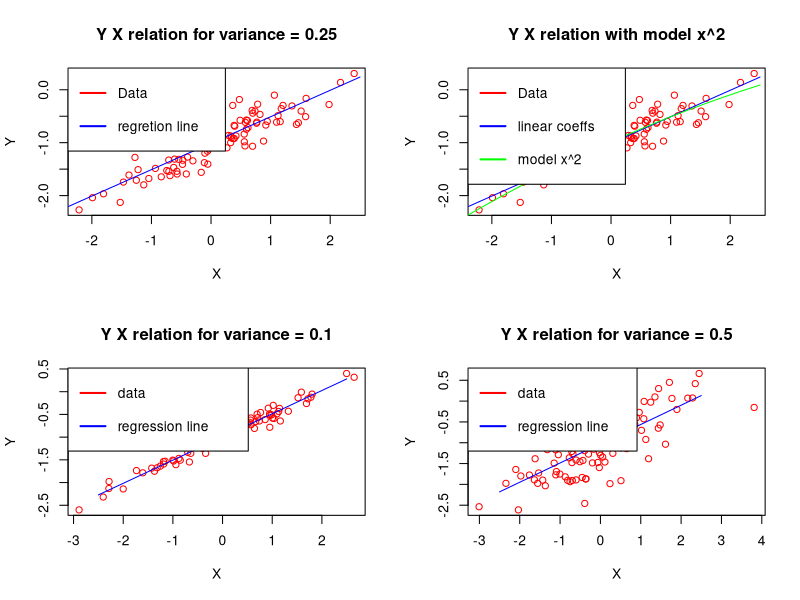

R code for this plot:
# setting correct seed
set.seed(1)
par(mfrow=c(2,2))

# point A
x <- rnorm(100, 0, 1)

# point B
eps <- rnorm(100, 0, 0.25)

# point C
y <- -1.0 + 0.5 * x + eps

# vector y should have lenght 100, we can check it here:
len_of_y <- length(y)
len_of_y

# what are beta coeffs?
# beta0 is -1.0
# beta1 is 0.5
# TODO: CHECK IF THIS IS CORRECT! (chapter 6)

# point D
plot(x, y, main="Y X relation for variance = 0.25", xlab="X", ylab="Y", col="red") 

# point E
lin_reg_res <- lsfit(x, y)
beta_prim_0 <- lin_reg_res$coefficients[[1]]
beta_prim_1 <- lin_reg_res$coefficients[[2]]

# beta0: -1.00942315347694
# beta1: 0.499734903457018

# point F
# Add line
line_x <- seq(-2.5, 2.5, 0.1)
line_y <- beta_prim_0 + beta_prim_1 * line_x
lines(line_x, line_y, pch = 18, col = "blue", type = "l")

legend("topleft",
       legend = c("Data", "regretion line"),
       col = c("red", "blue"), lwd = 2, lty = 1, text.width = 1.7, y.intersp=2
)


# point G
plot(x, y, main="Y X relation with model x^2", xlab="X", ylab="Y", col="red") 
lines(line_x, line_y, pch = 18, col = "blue", type = "l")

poly_reg_res <- lm(y ~ x + I(x^2))
beta_prim_0_poly <- poly_reg_res$coefficients[[1]]
beta_prim_1_poly <- poly_reg_res$coefficients[[2]]
beta_prim_2_poly <- poly_reg_res$coefficients[[3]]
# beta0: -0.98582124777092983159
# beta1: 0.50429021861348155564
# beta2: -0.02973

# plot to compare linear regretion and quadratic
line_y <- beta_prim_0_poly + (beta_prim_1_poly + beta_prim_2_poly * line_x) * line_x
lines(line_x, line_y, pch = 18, col = "green", type = "l")
legend("topleft",
       legend = c("Data", "linear coeffs", "model x^2"),
       col = c("red", "blue", "green"), lwd = 2, lty = 1, text.width = 1.7, y.intersp=2
)

# point H
x_H <- rnorm(100, 0, 1)
eps_H <- rnorm(100, 0, 0.1)
y_H <- -1.0 + 0.5 * x_H + eps_H

len_of_y_H <- length(y_H)
len_of_y_H # Length of vector y_H is 100

plot(x_H, y_H, main="Y X relation for variance = 0.1", xlab="X", ylab="Y", col="red") 

lin_reg_res_H <- lsfit(x_H, y_H)
beta_prim_0_H <- lin_reg_res_H$coefficients[[1]]
beta_prim_1_H <- lin_reg_res_H$coefficients[[2]]

#beta_prim_0_H: -1.0047452424192024889
#beta_prim_1_H: 0.49250511190754014956

line_x_H <- seq(-2.5, 2.5, 0.2)
line_y_H <- beta_prim_0_H + beta_prim_1_H * line_x_H
lines(line_x_H, line_y_H, pch = 18, col = "blue", type = "l")

legend("topleft", legend=c("data", "regression line"),
       col=c("red", "blue"), lwd=2, lty=1, text.width = 2.5, y.intersp=2)


# point I
x_I <- rnorm(100, 0, 1)
eps_I <- rnorm(100, 0, 0.5)
y_I <- -1.0 + 0.5 * x_I + eps_I

len_of_y_I <- length(y_I)
len_of_y_I # Length of vector y_I is 100

plot(x_I, y_I, main="Y X relation for variance = 0.5", xlab="X", ylab="Y", col="red") 

lin_reg_res_I <- lsfit(x_I, y_I)
beta_prim_0_I <- lin_reg_res_I$coefficients[[1]]
beta_prim_1_I <- lin_reg_res_I$coefficients[[2]]

#beta_prim_0_I: -1.0237262120960126666
#beta_prim_1_I: 0.46252555953770113639

line_x_I <- seq(-2.5, 2.5, 0.2)
line_y_I <- beta_prim_0_I + beta_prim_1_I * line_x_I
lines(line_x_I, line_y_I, pch = 18, col = "blue", type = "l")

legend("topleft", legend=c("data", "regression line"),
       col=c("red", "blue"), lwd=2, lty=1, text.width = 2.8, y.intersp=2)
